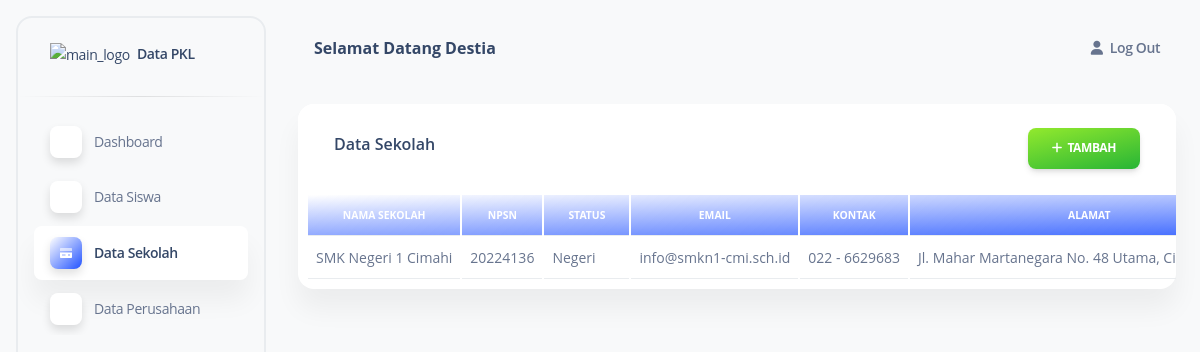
Page /sekolah/ on the earlier database version.
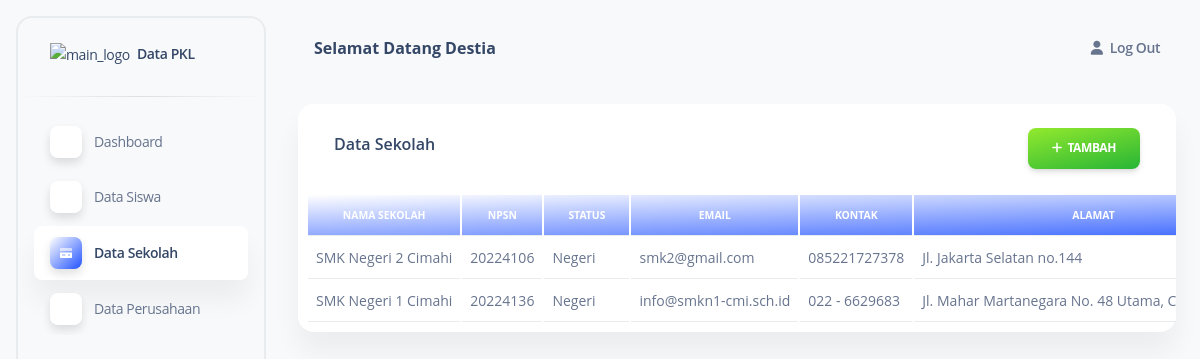
Same page on the later database version.
### datasekolah/models.py (models this page shows, shortened)
class Datasekolah(models.Model):
    npsn = models.CharField(max_length=10, null=True)
    nama = models.CharField(max_length=50)
    email = models.EmailField(max_length=100, blank=True, null=True)
    hp = models.CharField(max_length=13, blank=True, null=True)
    alamat = models.TextField(blank=True, null=True)
    provinsi = models.CharField(blank=True, null=True, max_length=50)
    kabupaten_kota = models.CharField(blank=True, null=True, max_length=50)
    kecamatan = models.CharField(blank=True, null=True, max_length=50)
    status = models.CharField(
        max_length=10,
        choices=StatusSekolah.choices,
        default=StatusSekolah.SWASTA
    )
    created_by = models.ForeignKey(User, blank=True, null=True, on_delete=models.SET_NULL, related_name="sekolah_created_by")
    created_at = models.DateTimeField(auto_now_add=True)
    updated_at = models.DateTimeField(auto_now=True)
    class Meta:
        db_table = "sekolah"
        ordering = ["-id"]
        verbose_name_plural = "Sekolah"

### datasekolah/views.py (the view)
# urls.py: path("sekolah/", list_sekolah),
def list_sekolah(request):
    list = Datasekolah.objects.all()
    return render(request, 'sekolah/list_sekolah.html', {'list': list})

### templates/sekolah/list_sekolah.html (shortened to what this page needs)
{% extends "index.html" %}
{% block content %}
<div class="flex flex-wrap -mx-3">
  <div class="flex-none w-full max-w-full px-3">
    <div class="relative flex flex-col min-w-0 mb-6 break-words bg-white border-0 border-transparent border-solid shadow-soft-xl rounded-2xl bg-clip-border">
      <div class="flex p-6 pb-0 mb-0 bg-white border-b-0 border-b-solid rounded-t-2xl border-b-transparent">
        <div class="flex items-center flex-none w-1/2 max-w-full px-3">
          <h6 class="flex-auto">Data Sekolah</h6>
        </div>
        <div class="flex-none w-1/2 max-w-full px-3 text-right">
          <a class="inline-block px-6 py-3 font-bold text-center text-white uppercase align-middle transition-all bg-transparent rounded-lg cursor-pointer leading-pro text-xs ease-soft-in shadow-soft-md bg-150 bg-gradient-to-tl from-green-600 to-lime-400 hover:shadow-soft-xs active:opacity-85 hover:scale-102 tracking-tight-soft bg-x-25" href="create-sekolah"> <i class="fas fa-plus"> </i>&nbsp;&nbsp;Tambah</a>
        </div>
      </div>
      <div class="flex-auto px-0 pt-0 pb-2">
        <div class="p-0 overflow-x-auto">
          <table class="items-center pt-6 pr-2 pl-2 w-full mb-0 align-top border-gray-200 text-slate-500">
            <thead class="align-bottom bg-gradient-to-tl from-blue-600 to-cyan-400">
              <tr class="text-white">
                <th class="px-6 py-3 font-bold text-center uppercase align-middle bg-transparent border-b border-gray-200 shadow-none text-xxs border-b-solid tracking-none whitespace-nowrap text-slate-400 text-white">Nama Sekolah</th>
                <th class="px-6 py-3 font-bold text-center uppercase align-middle bg-transparent border-b border-gray-200 shadow-none text-xxs border-b-solid tracking-none whitespace-nowrap text-slate-400 text-white">NPSN</th>
                <th class="px-6 py-3 font-bold text-center uppercase align-middle bg-transparent border-b border-gray-200 shadow-none text-xxs border-b-solid tracking-none whitespace-nowrap text-slate-400 text-white">Status</th>
                <th class="px-6 py-3 font-bold text-center uppercase align-middle bg-transparent border-b border-gray-200 shadow-none text-xxs border-b-solid tracking-none whitespace-nowrap text-slate-400 text-white">Email</th>
                <th class="px-6 py-3 font-bold text-center uppercase align-middle bg-transparent border-b border-gray-200 shadow-none text-xxs border-b-solid tracking-none whitespace-nowrap text-slate-400 text-white">Kontak</th>
                <th class="px-6 py-3 font-bold text-center uppercase align-middle bg-transparent border-b border-gray-200 shadow-none text-xxs border-b-solid tracking-none whitespace-nowrap text-slate-400 text-white">Alamat</th>
              </tr>
            </thead>
            <tbody>
              {% for sekolah in list %}
              <tr class="text-sm">
                <td class="p-2 align-middle bg-transparent border-b whitespace-nowrap shadow-transparent">
                  {{ sekolah.nama }}
                </td>
                <td class="p-2 align-middle bg-transparent border-b whitespace-nowrap shadow-transparent">
                  {{ sekolah.npsn }}
                </td>
                <td class="p-2 align-middle bg-transparent border-b whitespace-nowrap shadow-transparent">
                  {{ sekolah.status }}
                </td>
                <td class="p-2 align-middle bg-transparent border-b whitespace-nowrap shadow-transparent">
                  {{ sekolah.email }}
                </td>
                <td class="p-2 align-middle bg-transparent border-b whitespace-nowrap shadow-transparent">
                  {{ sekolah.hp }}
                </td>
                <td class="p-2 align-middle bg-transparent border-b whitespace-nowrap shadow-transparent">
                  {{ sekolah.alamat }}
                </td>
              </tr>
              {% endfor %}
            </tbody>
          </table>
        </div>
      </div>
    </div>
  </div>
</div>
{% endblock %}

### templates/index.html (shortened to what this page needs)
{% load static %}
<!DOCTYPE html>
<html>
  <head>
    <link
      href="{% static './assets/css/nucleo-icons.css' %}"
      rel="stylesheet"
    />
    <link href="{% static './assets/css/nucleo-svg.css' %}" rel="stylesheet" />
    <link
      href="{% static './assets/css/soft-ui-dashboard-tailwind.css' %}"
      rel="stylesheet"
    />
  </head>
  <body
    class="m-0 font-sans antialiased font-normal text-base leading-default bg-gray-50 text-slate-500"
  >
    <aside class="max-w-62.5 ease-nav-brand fixed inset-y-0 my-4 ml-4 block w-full -translate-x-full flex-wrap items-center justify-between overflow-y-auto rounded-2xl border-2 bg-white p-0 antialiased shadow-none transition-transform duration-200 xl:left-0 xl:translate-x-0 xl:bg-transparent">
      <div class="h-19.5">
        <a class="block px-8 py-6 m-0 text-sm whitespace-nowrap text-slate-700" href="javascript:;" target="_blank">
          <img src="https://app.medianskill.com/pluginfile.php/1/core_admin/logo/0x200/1656996421/logo.png" class="inline h-full max-w-full transition-all duration-200 ease-nav-brand max-h-8" alt="main_logo"/>
          <span class="ml-1 font-semibold transition-all duration-200 ease-nav-brand">Data PKL</span>
        </a>
      </div>
      <hr class="h-px mt-0 bg-transparent bg-gradient-to-r from-transparent via-black/40 to-transparent"/>
      <div class="items-center block w-auto max-h-screen overflow-auto grow basis-full">
        <ul class="flex flex-col pl-0 mb-0">
          <li class="mt-0.5 w-full">
            {% if request.path == '/dashboard/' %}
              <a class="py-2.7 shadow-soft-xl text-sm ease-nav-brand my-0 mx-4 flex items-center whitespace-nowrap rounded-lg bg-white px-4 font-semibold text-slate-700 transition-colors" href="/dashboard/">
                <div class="bg-gradient-to-tl from-blue-600 to-cyan-400 shadow-soft-2xl mr-2 flex h-8 w-8 items-center justify-center rounded-lg bg-white bg-center stroke-0 text-center xl:p-2.5">
            {% else %}
              <a class="py-2.7 text-sm ease-nav-brand my-0 mx-4 flex items-center whitespace-nowrap px-4 transition-colors" href="/dashboard/">
                <div class="shadow-soft-2xl mr-2 flex h-8 w-8 items-center justify-center rounded-lg bg-white bg-center stroke-0 text-center xl:p-2.5">
            {% endif %}
              </div>
              <span
                class="ml-1 duration-300 opacity-100 pointer-events-none ease-soft"
                >Dashboard</span
              >
            </a>
          </li>
          <li class="mt-0.5 w-full">
            {% if request.path == '/siswa/' %}
              <a class="py-2.7 shadow-soft-xl text-sm ease-nav-brand my-0 mx-4 flex items-center whitespace-nowrap rounded-lg bg-white px-4 font-semibold text-slate-700 transition-colors" href="/siswa/">
                <div class="bg-gradient-to-tl from-blue-600 to-cyan-400 shadow-soft-2xl mr-2 flex h-8 w-8 items-center justify-center rounded-lg bg-white bg-center stroke-0 text-center xl:p-2.5">
            {% else %}
              <a class="py-2.7 text-sm ease-nav-brand my-0 mx-4 flex items-center whitespace-nowrap px-4 transition-colors" href="/siswa/">
                <div class="shadow-soft-2xl mr-2 flex h-8 w-8 items-center justify-center rounded-lg bg-white bg-center stroke-0 text-center xl:p-2.5">
            {% endif %}
              </div>
              <span
                class="ml-1 duration-300 opacity-100 pointer-events-none ease-soft"
                >Data Siswa</span
              >
            </a>
          </li>
          <li class="mt-0.5 w-full">
            {% if request.path == '/sekolah/' %}
              <a class="py-2.7 shadow-soft-xl text-sm ease-nav-brand my-0 mx-4 flex items-center whitespace-nowrap rounded-lg bg-white px-4 font-semibold text-slate-700 transition-colors" href="/sekolah/">
                <div class="bg-gradient-to-tl from-blue-600 to-cyan-400 shadow-soft-2xl mr-2 flex h-8 w-8 items-center justify-center rounded-lg bg-white bg-center stroke-0 text-center xl:p-2.5">
            {% else %}
              <a class="py-2.7 text-sm ease-nav-brand my-0 mx-4 flex items-center whitespace-nowrap px-4 transition-colors" href="/sekolah/">
                <div class="shadow-soft-2xl mr-2 flex h-8 w-8 items-center justify-center rounded-lg bg-white bg-center stroke-0 text-center xl:p-2.5">
            {% endif %}
              </div>
              <span
                class="ml-1 duration-300 opacity-100 pointer-events-none ease-soft"
                >Data Sekolah</span
              >
            </a>
          </li>
          <li class="mt-0.5 w-full">
            {% if request.path == '/perusahaan/' %}
              <a class="py-2.7 shadow-soft-xl text-sm ease-nav-brand my-0 mx-4 flex items-center whitespace-nowrap rounded-lg bg-white px-4 font-semibold text-slate-700 transition-colors" href="/perusahaan/">
                <div class="bg-gradient-to-tl from-blue-600 to-cyan-400 shadow-soft-2xl mr-2 flex h-8 w-8 items-center justify-center rounded-lg bg-white bg-center stroke-0 text-center xl:p-2.5">
            {% else %}
              <a class="py-2.7 text-sm ease-nav-brand my-0 mx-4 flex items-center whitespace-nowrap px-4 transition-colors" href="/perusahaan/">
                <div class="shadow-soft-2xl mr-2 flex h-8 w-8 items-center justify-center rounded-lg bg-white bg-center stroke-0 text-center xl:p-2.5">
            {% endif %}
              </div>
              <span
                class="ml-1 duration-300 opacity-100 pointer-events-none ease-soft"
                >Data Perusahaan</span
              >
            </a>
          </li>
        </ul>
      </div>
    </aside>
    <main
      class="ease-soft-in-out xl:ml-68.5 relative h-full max-h-screen rounded-xl transition-all duration-200 pt-4"
    >
      <nav
        class="relative flex flex-wrap items-center justify-between px-0 py-2 mx-6 transition-all shadow-none duration-250 ease-soft-in rounded-2xl lg:flex-nowrap lg:justify-start"
        navbar-main
        navbar-scroll="true"
      >
        <div
          class="flex items-center justify-between w-full px-4 py-1 mx-auto flex-wrap-inherit"
        >
          <nav>
            <h6 class="mb-0 font-bold capitalize">Selamat Datang Destia</h6>
          </nav>
          <div
            class="flex items-center mt-2 grow sm:mt-0 sm:mr-6 md:mr-0 lg:flex lg:basis-auto"
          >
            <ul
              class="flex flex-row justify-end pl-0 mb-0 list-none md-max:w-full"
            >
              <li class="flex items-center">
                <a
                  href="/"
                  class="block px-0 py-2 font-semibold transition-all ease-nav-brand text-sm text-slate-500"
                >
                  <i class="fa fa-user sm:mr-1"></i>
                  <span class="hidden sm:inline">Log Out</span>
                </a>
              </li>
            </ul>
          </div>
        </div>
      </nav>
      <div class="w-full px-6 py-6 mx-auto">
        {% block content %}{% endblock %}
      </div>
    </main>
  </body>
  <script
    src="./assets/js/soft-ui-dashboard-tailwind.js?v=1.0.4"
    async
  ></script>
</html>

Differences in the rows shown:
added Datasekolah: nama "SMK Negeri 2 Cimahi", npsn "20224106", status "Negeri", email "smk2@gmail.com", hp "085221727378", alamat "Jl. Jakarta Selatan no.144"
